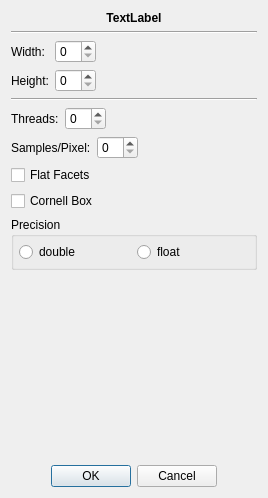
<?xml version="1.0" encoding="UTF-8"?>
<ui version="4.0">
 <class>Painter3dParametersDialog</class>
 <widget class="QDialog" name="Painter3dParametersDialog">
  <property name="geometry">
   <rect>
    <x>0</x>
    <y>0</y>
    <width>268</width>
    <height>498</height>
   </rect>
  </property>
  <property name="windowTitle">
   <string>Dialog</string>
  </property>
  <layout class="QVBoxLayout" name="verticalLayout">
   <item>
    <widget class="QLabel" name="label_space">
     <property name="font">
      <font>
       <weight>75</weight>
       <bold>true</bold>
      </font>
     </property>
     <property name="text">
      <string>TextLabel</string>
     </property>
     <property name="alignment">
      <set>Qt::AlignCenter</set>
     </property>
    </widget>
   </item>
   <item>
    <widget class="Line" name="line">
     <property name="orientation">
      <enum>Qt::Horizontal</enum>
     </property>
    </widget>
   </item>
   <item>
    <layout class="QHBoxLayout" name="horizontalLayout_2">
     <item>
      <layout class="QFormLayout" name="formLayout_3">
       <item row="0" column="0">
        <widget class="QLabel" name="label_2">
         <property name="text">
          <string>Width:</string>
         </property>
        </widget>
       </item>
       <item row="1" column="0">
        <widget class="QLabel" name="label_3">
         <property name="text">
          <string>Height:</string>
         </property>
        </widget>
       </item>
       <item row="0" column="1">
        <widget class="QSpinBox" name="spinBox_width"/>
       </item>
       <item row="1" column="1">
        <widget class="QSpinBox" name="spinBox_height"/>
       </item>
      </layout>
     </item>
     <item>
      <spacer name="horizontalSpacer_2">
       <property name="orientation">
        <enum>Qt::Horizontal</enum>
       </property>
       <property name="sizeHint" stdset="0">
        <size>
         <width>40</width>
         <height>20</height>
        </size>
       </property>
      </spacer>
     </item>
    </layout>
   </item>
   <item>
    <widget class="Line" name="line_2">
     <property name="orientation">
      <enum>Qt::Horizontal</enum>
     </property>
    </widget>
   </item>
   <item>
    <layout class="QHBoxLayout" name="horizontalLayout">
     <item>
      <layout class="QFormLayout" name="formLayout_2">
       <item row="0" column="0">
        <widget class="QLabel" name="label">
         <property name="text">
          <string>Threads:</string>
         </property>
        </widget>
       </item>
       <item row="0" column="1">
        <widget class="QSpinBox" name="spinBox_thread_count"/>
       </item>
      </layout>
     </item>
     <item>
      <spacer name="horizontalSpacer">
       <property name="orientation">
        <enum>Qt::Horizontal</enum>
       </property>
       <property name="sizeHint" stdset="0">
        <size>
         <width>40</width>
         <height>20</height>
        </size>
       </property>
      </spacer>
     </item>
    </layout>
   </item>
   <item>
    <layout class="QHBoxLayout" name="horizontalLayout_3">
     <item>
      <widget class="QLabel" name="label_4">
       <property name="text">
        <string>Samples/Pixel:</string>
       </property>
      </widget>
     </item>
     <item>
      <widget class="QSpinBox" name="spinBox_samples_per_pixel"/>
     </item>
     <item>
      <spacer name="horizontalSpacer_3">
       <property name="orientation">
        <enum>Qt::Horizontal</enum>
       </property>
       <property name="sizeHint" stdset="0">
        <size>
         <width>40</width>
         <height>20</height>
        </size>
       </property>
      </spacer>
     </item>
    </layout>
   </item>
   <item>
    <widget class="QCheckBox" name="checkBox_flat_facets">
     <property name="text">
      <string>Flat Facets</string>
     </property>
    </widget>
   </item>
   <item>
    <widget class="QCheckBox" name="checkBox_cornell_box">
     <property name="text">
      <string>Cornell Box</string>
     </property>
    </widget>
   </item>
   <item>
    <widget class="QGroupBox" name="groupBox_precision">
     <property name="title">
      <string>Precision</string>
     </property>
     <layout class="QHBoxLayout" name="horizontalLayout_5">
      <property name="leftMargin">
       <number>5</number>
      </property>
      <property name="topMargin">
       <number>5</number>
      </property>
      <property name="rightMargin">
       <number>5</number>
      </property>
      <property name="bottomMargin">
       <number>5</number>
      </property>
      <item>
       <widget class="QRadioButton" name="radioButton_double">
        <property name="text">
         <string>double</string>
        </property>
       </widget>
      </item>
      <item>
       <widget class="QRadioButton" name="radioButton_float">
        <property name="text">
         <string>float</string>
        </property>
       </widget>
      </item>
     </layout>
    </widget>
   </item>
   <item>
    <spacer name="verticalSpacer">
     <property name="orientation">
      <enum>Qt::Vertical</enum>
     </property>
     <property name="sizeHint" stdset="0">
      <size>
       <width>20</width>
       <height>40</height>
      </size>
     </property>
    </spacer>
   </item>
   <item>
    <widget class="QDialogButtonBox" name="buttonBox">
     <property name="orientation">
      <enum>Qt::Horizontal</enum>
     </property>
     <property name="standardButtons">
      <set>QDialogButtonBox::Cancel|QDialogButtonBox::Ok</set>
     </property>
     <property name="centerButtons">
      <bool>true</bool>
     </property>
    </widget>
   </item>
  </layout>
 </widget>
 <resources/>
 <connections>
  <connection>
   <sender>buttonBox</sender>
   <signal>accepted()</signal>
   <receiver>Painter3dParametersDialog</receiver>
   <slot>accept()</slot>
   <hints>
    <hint type="sourcelabel">
     <x>248</x>
     <y>254</y>
    </hint>
    <hint type="destinationlabel">
     <x>157</x>
     <y>274</y>
    </hint>
   </hints>
  </connection>
  <connection>
   <sender>buttonBox</sender>
   <signal>rejected()</signal>
   <receiver>Painter3dParametersDialog</receiver>
   <slot>reject()</slot>
   <hints>
    <hint type="sourcelabel">
     <x>316</x>
     <y>260</y>
    </hint>
    <hint type="destinationlabel">
     <x>286</x>
     <y>274</y>
    </hint>
   </hints>
  </connection>
 </connections>
</ui>
